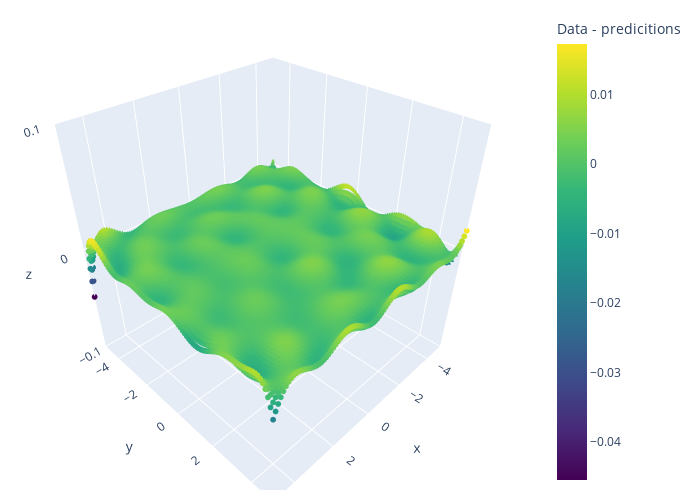

Notebook cell for this chart:
### Code cell
import plotly.graph_objects as go

predictions = model(torch.cat((torch.Tensor(X).reshape(-1, 1), torch.Tensor(Y).reshape(-1, 1)), axis=1)).detach().numpy().reshape(-1)
trace1 = go.Scatter3d(
    x=X.reshape(-1),
    y=Y.reshape(-1),
    z=Z.reshape(-1) - predictions,
    mode='markers',
    marker=dict(
        size=2,
        color=Z.reshape(-1) - predictions,
        colorscale='Viridis',
        colorbar=dict(title='Data - predicitions'),
    ),
    name='Model'
)
fig = go.Figure(data=[trace1], layout=dict(width=700, height=500))
fig.update_layout(
    scene = dict(
        xaxis = dict(range=[-5,5]),
        yaxis = dict(range=[-5,5]),
        zaxis = dict(range=[-0.1,0.1]),),
    width=700,
    margin=dict(r=20, l=10, b=10, t=10)
)
fig.show()

### Figure 1 — Plotly figure (JSON) as saved in the notebook; plotly's stock layout.template omitted (floating-point values rounded to 4 significant figures; data arrays with more than 128 entries replaced by an {"elided": "..."} marker saying what was removed)
{"data": [{"marker": {"color": {"elided": "10000 float values"}, "colorbar": {"title": {"text": "Data - predicitions"}}, "colorscale": [[0, "#440154"], [0.1111, "#482878"], [0.2222, "#3e4989"], [0.3333, "#31688e"], [0.4444, "#26828e"], [0.5556, "#1f9e89"], [0.6667, "#35b779"], [0.7778, "#6ece58"], [0.8889, "#b5de2b"], [1, "#fde725"]], "size": 2}, "mode": "markers", "name": "Model", "type": "scatter3d", "x": {"elided": "10000 float values"}, "y": {"elided": "10000 float values"}, "z": {"elided": "10000 float values"}}], "layout": {"height": 500, "margin": {"b": 10, "l": 10, "r": 20, "t": 10}, "scene": {"xaxis": {"range": [-5, 5]}, "yaxis": {"range": [-5, 5]}, "zaxis": {"range": [-0.1, 0.1]}}, "width": 700}}
